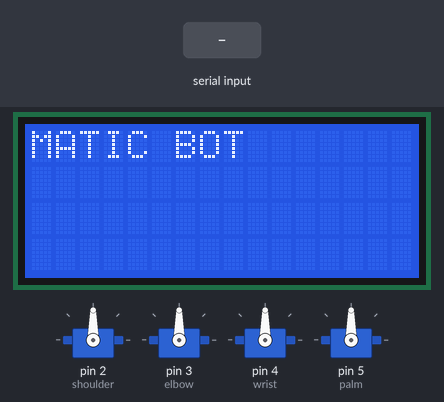
Bench run of a sketch on a simulated Arduino Uno, built with avr-gcc and run on an emulated ATmega328P. Shown: 16×4 character LCD, 4 × servo. The inputs (shaded band) are chosen by the test bench.

Above: at 1.2 s.
1.3 s: byte 1 (1) received over Serial
At 2.5 s:
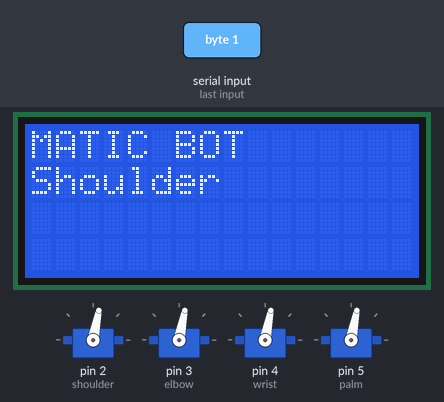
2.8 s: "1" received over Serial
At 3.3 s:
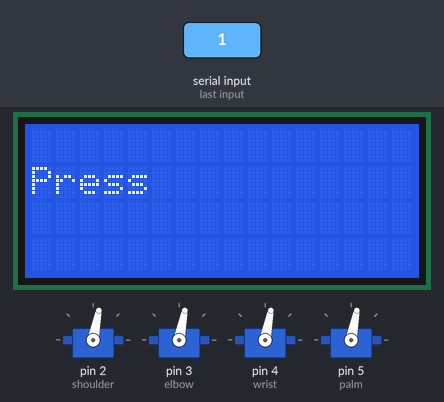
4.3 s: byte 2 (2) received over Serial
At 4.8 s:
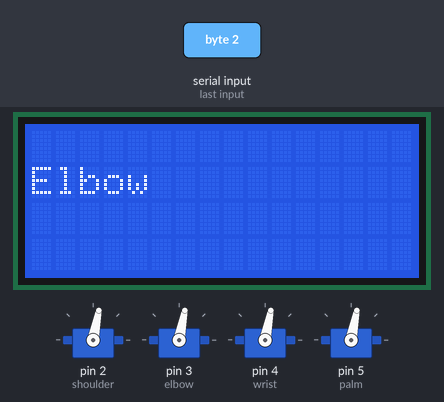
5.8 s: byte 3 (3) received over Serial
At 7.0 s:
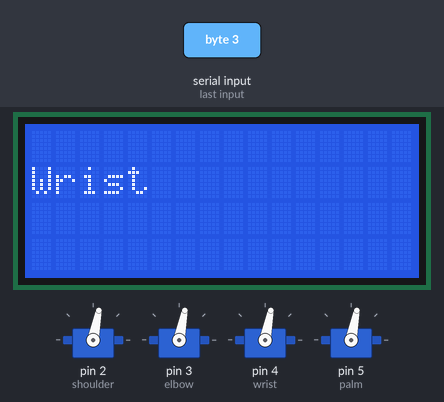
7.3 s: byte 4 (4) received over Serial
At 8.0 s:
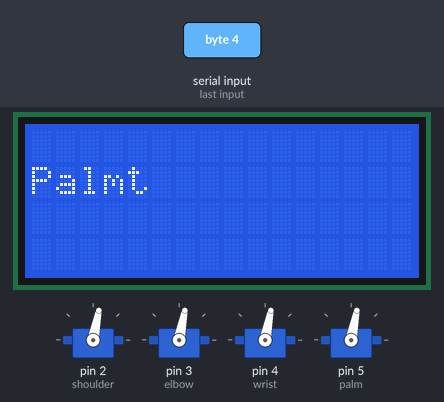
8.8 s: byte 1 (1) received over Serial
At 9.6 s:
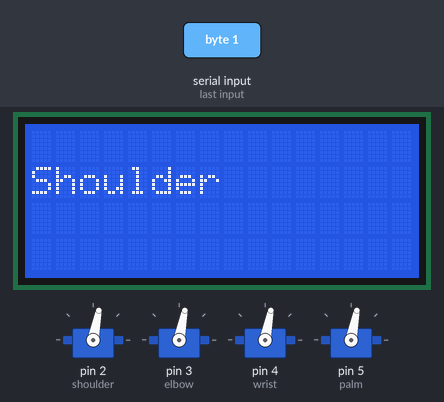
Timing chart, 0 to 11.3 s (numbered marks = the images above; inputs shaded):
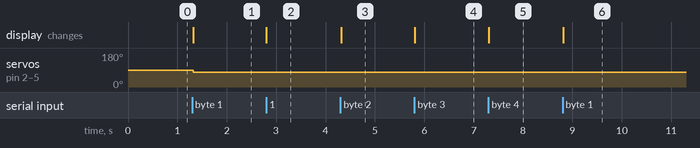

The sketch:

receiver.ino
```cpp
#include <Servo.h>
#include <LiquidCrystal.h>

Servo shoulder, elbow, wrist, palm;
LiquidCrystal lcd(A0, A1, A2, A3, A4, A5);
char incomingByte = 0;

void setup(){
  Serial.begin(9600);

  lcd.begin(16, 4);
  lcd.clear();
  lcd.setCursor(0,0);
  lcd.print("MATIC BOT");

  shoulder.attach(2);
  elbow.attach(3);
  wrist.attach(4);
  palm.attach(5);

}

void loop(){
  if(Serial.available()>0){
    incomingByte = Serial.read();
    if(incomingByte == 1){
      for(int i=20;i<80;i+=1){
         shoulder.write(i);
         elbow.write(i);
         wrist.write(i);
         palm.write(i);
      }
      lcd.setCursor (0, 1);
      lcd.print("Shoulder");
    }
    else if(incomingByte == 2){
      for(int i=20;i<80;i+=1){
         elbow.write(i);
         wrist.write(i);
         palm.write(i);
      }
      lcd.setCursor (0, 1);
      lcd.print("Elbow");
    }
    else if(incomingByte == 3){
      for(int i=20;i<80;i+=1){
         wrist.write(i);
         palm.write(i);
      }
      lcd.setCursor (0, 1);
      lcd.print("Wrist");
    }
    else if(incomingByte == 4){
      for(int i=20;i<80;i+=1){
         palm.write(i);
      }
      lcd.setCursor (0, 1);
      lcd.print("Palm");
    }
    else{
      lcd.clear();
      lcd.setCursor (0, 1);
      lcd.print("Press");
    }
  }
}
```

Measured:
- after the input at 1.3 s, servo on pin 2 (shoulder), servo on pin 3 (elbow), servo on pin 4 (wrist), servo on pin 5 (palm): 90° → 79° at once; the display: changes at once (image 1)
- after the input at 2.8 s, the display: changes at once (image 2)
- after the input at 4.3 s, the display: changes at once (image 3)
- after the input at 5.8 s, the display: changes at once (image 4)
- after the input at 7.3 s, the display: changes at once (image 5)
- after the input at 8.8 s, the display: changes at once (image 6)
